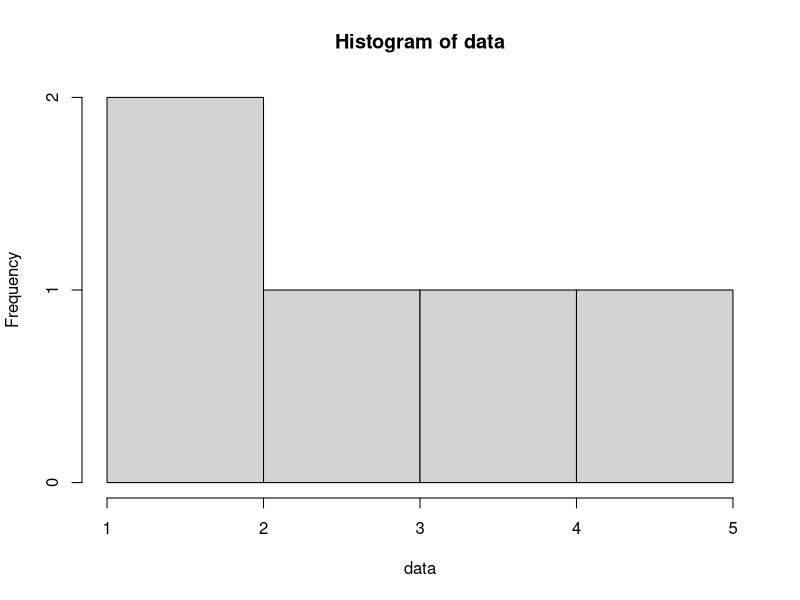

The R script that drew this image:
## ---- chunk 1
knitr::opts_chunk$set(echo = TRUE)
## ---- chunk 2
data <- c(1,2,3,4,5)
hist(data)
